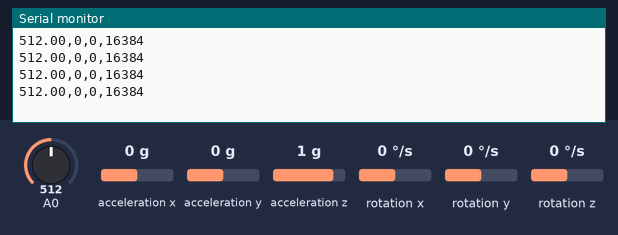
Bench run of a sketch on a simulated Arduino Uno, built with avr-gcc and run on an emulated ATmega328P. Shown: the last lines printed to the serial monitor. Wiring (inferred from the names in the program): MPU-6050 motion sensor at I2C address 0x68. The inputs (shaded band) are chosen by the test bench; at power-on: acceleration x 0 g, A0 = 512, acceleration y 0 g, acceleration z 1 g, rotation x 0 °/s, rotation y 0 °/s, rotation z 0 °/s.

Above: at 1.2 s.
1.3 s: acceleration x set to -1.4 g
At 1.73 s:
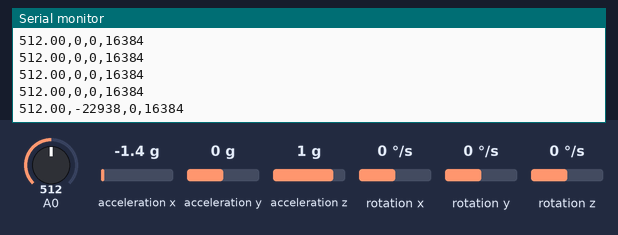
2.8 s: A0 set to 716
At 2.94 s:
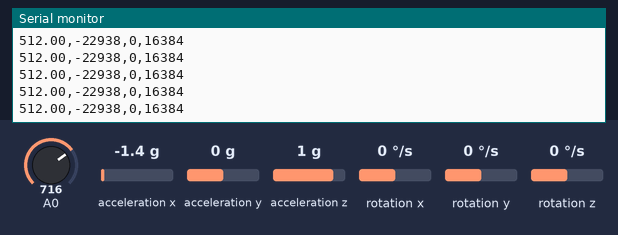
4.3 s: acceleration y set to -1.4 g
At 4.46 s:
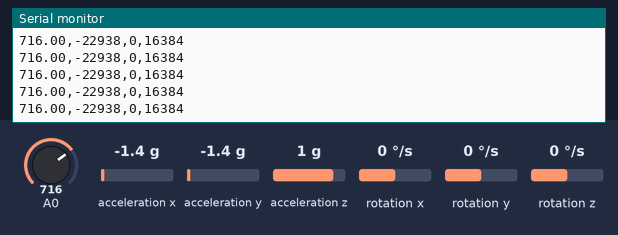
7.3 s: acceleration z set to -1.4 g
At 7.5 s:
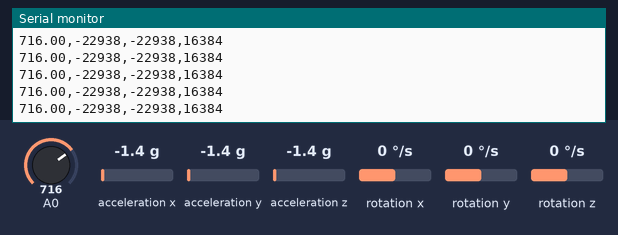
8.8 s: A0 set to 992
At 9.03 s:
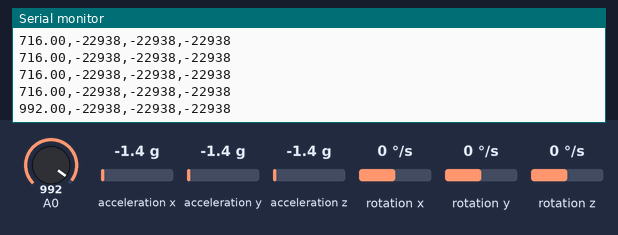
Timing chart, 0 to 11.3 s (numbered marks = the images above; inputs shaded):
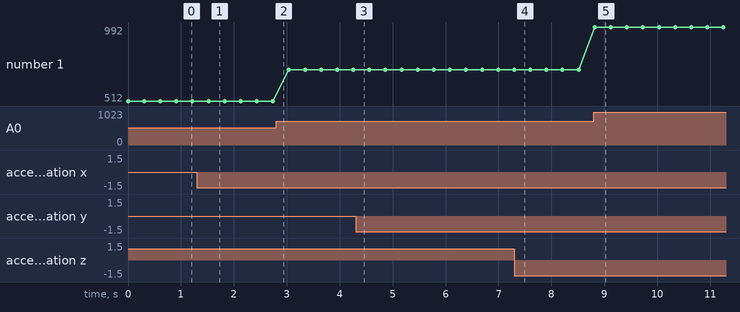

The sketch:

codeutsava_online.ino
```cpp
#include "Wire.h"
const int MPU_ADDR = 0x68; // I2C address of the MPU-6050. If AD0 pin is set to HIGH, the I2C address will be 0x69.

int16_t accelerometer_x, accelerometer_y, accelerometer_z; // variables for accelerometer raw data
int16_t gyro_x, gyro_y, gyro_z; // variables for gyro raw data
int16_t temperature; // variables for temperature data

char tmp_str[7]; // temporary variable used in convert function

char* convert_int16_to_str(int16_t i) { // converts int16 to string. Moreover, resulting strings will have the same length in the debug monitor.
  sprintf(tmp_str, "%6d", i);
  return tmp_str;
}

void setup() {
  Serial.begin(9600);
  pinMode(10, INPUT); // Setup for leads off detection LO +
  pinMode(11, INPUT); // Setup for leads off detection LO -


  Wire.begin();
  Wire.beginTransmission(MPU_ADDR); // Begins a transmission to the I2C slave (GY-521 board)
  Wire.write(0x6B); // PWR_MGMT_1 register
  Wire.write(0); // set to zero (wakes up the MPU-6050)
  Wire.endTransmission(true);
}
void loop() {
//Wait for a bit to keep serial data from saturating
  double rate;
  delay(1);
  Wire.beginTransmission(MPU_ADDR);
  Wire.write(0x3B); // starting with register 0x3B (ACCEL_XOUT_H) [MPU-6000 and MPU-6050 Register Map and Descriptions Revision 4.2, p.40]
  Wire.endTransmission(false); // the parameter indicates that the Arduino will send a restart. As a result, the connection is kept active.
  Wire.requestFrom(MPU_ADDR, 7*2, true); // request a total of 7*2=14 registers

  // "Wire.read()<<8 | Wire.read();" means two registers are read and stored in the same variable
  accelerometer_x = Wire.read()<<8 | Wire.read(); // reading registers: 0x3B (ACCEL_XOUT_H) and 0x3C (ACCEL_XOUT_L)
  accelerometer_y = Wire.read()<<8 | Wire.read(); // reading registers: 0x3D (ACCEL_YOUT_H) and 0x3E (ACCEL_YOUT_L)
  accelerometer_z = Wire.read()<<8 | Wire.read(); // reading registers: 0x3F (ACCEL_ZOUT_H) and 0x40 (ACCEL_ZOUT_L)
  rate = analogRead(A0);
  temperature = Wire.read()<<8 | Wire.read(); // reading registers: 0x41 (TEMP_OUT_H) and 0x42 (TEMP_OUT_L)

  // print out data
  Serial.print(rate);Serial.print(",");
  Serial.print(accelerometer_x);Serial.print(",");
  Serial.print(accelerometer_y);Serial.print(",");
  Serial.print(accelerometer_z);
  Serial.println();

  // delay
  delay(300);
}

/*
void setup() {
// initialize the serial communication:
Serial.begin(9600);
pinMode(10, INPUT); // Setup for leads off detection LO +
pinMode(11, INPUT); // Setup for leads off detection LO -

}

void loop() {

if((digitalRead(10) == 1)||(digitalRead(11) == 1)){
Serial.println('!');
}
else{
// send the value of analog input 0:
Serial.println(analogRead(A0));
}
//Wait for a bit to keep serial data from saturating
delay(1);
}
*/
```

Measured:
- after the input at 1.3 s, the serial monitor: prints a new line after 0.22 s (image 1)
- after the input at 8.8 s, the serial monitor: prints a new line at once (image 5)
- plotted number 1: 512 → 716 after the input at 2.8 s, 716 → 992 after the input at 8.8 s
